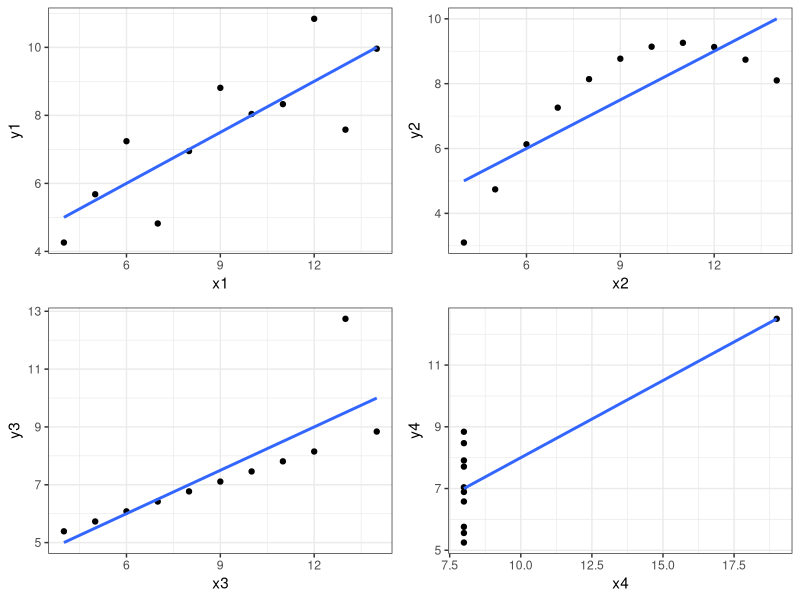
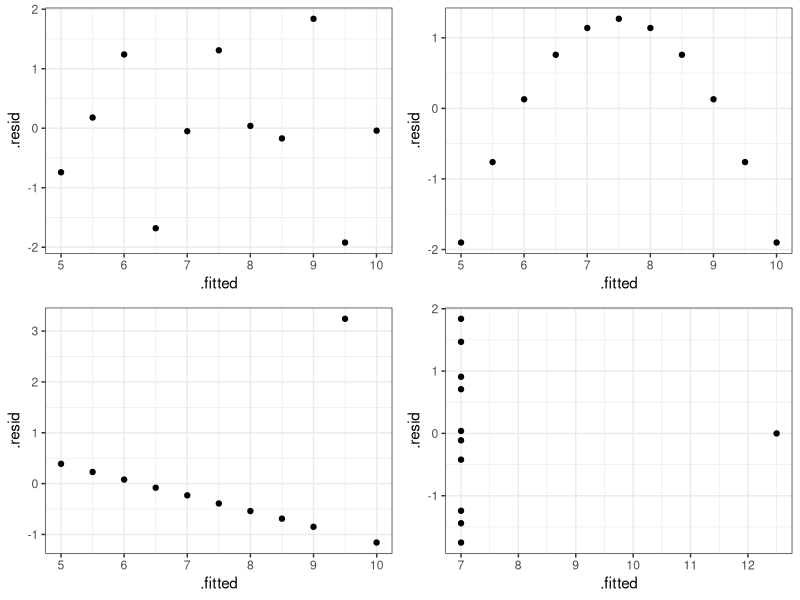
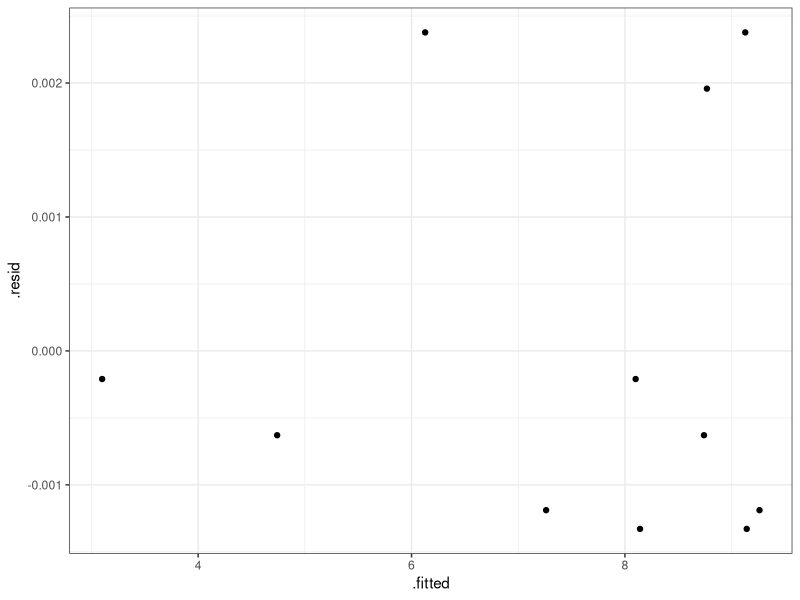
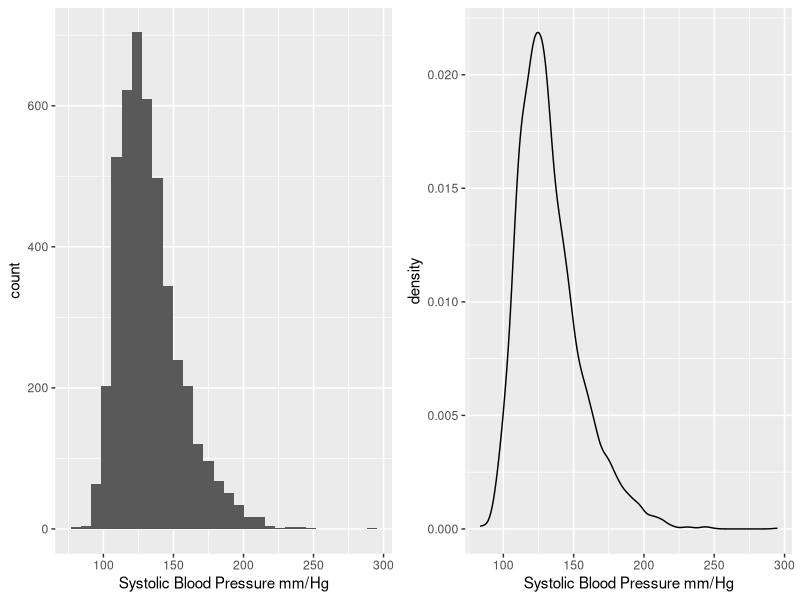
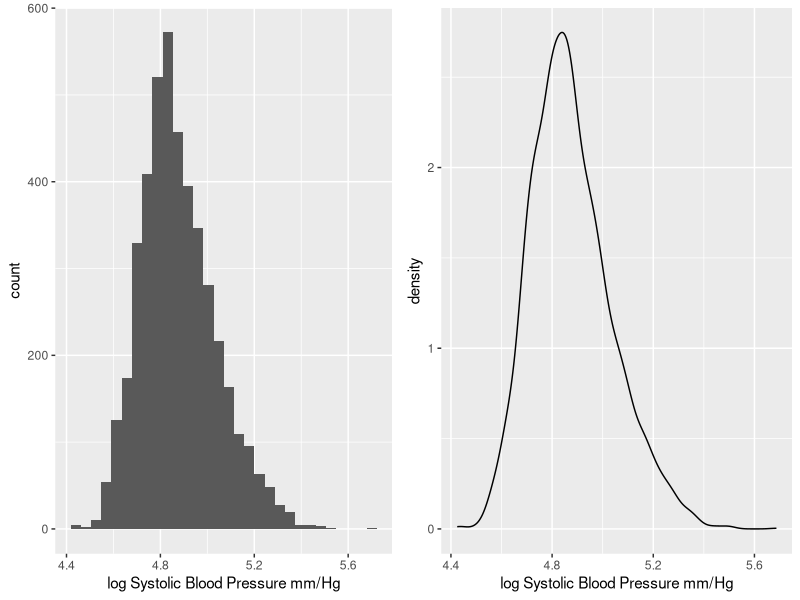
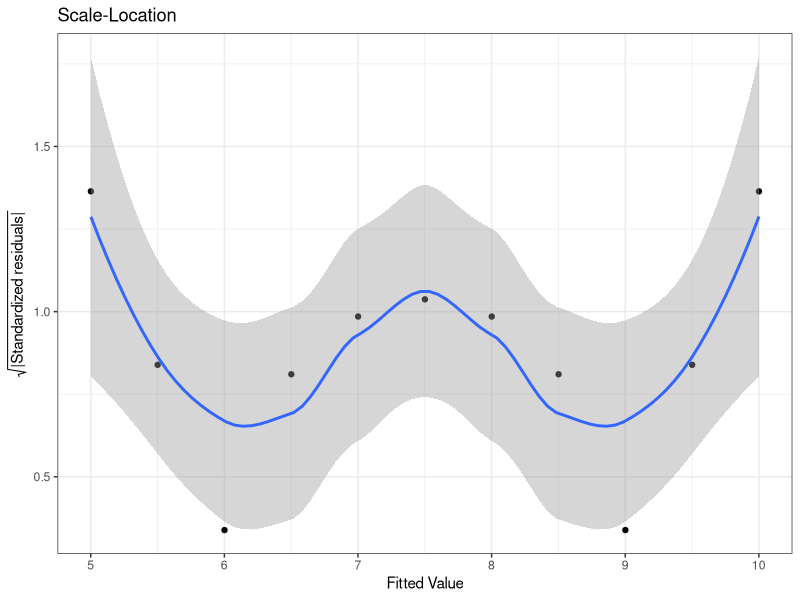
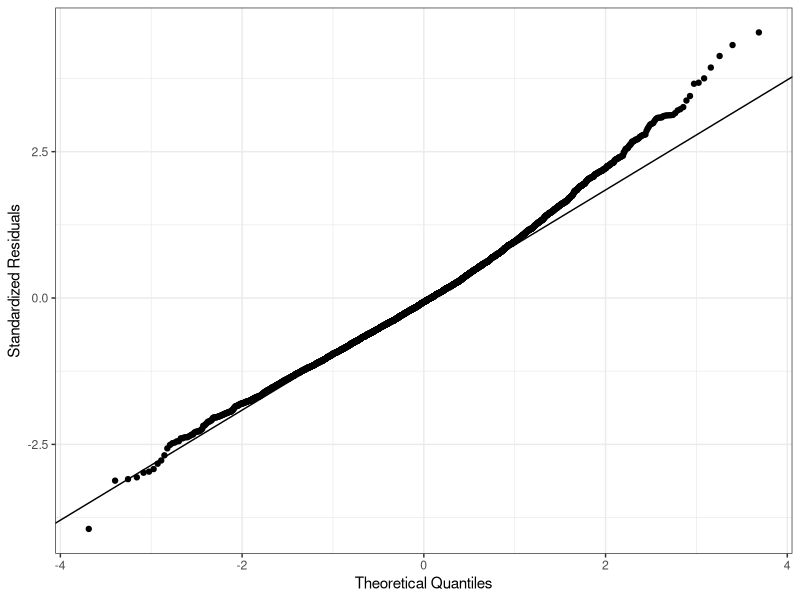
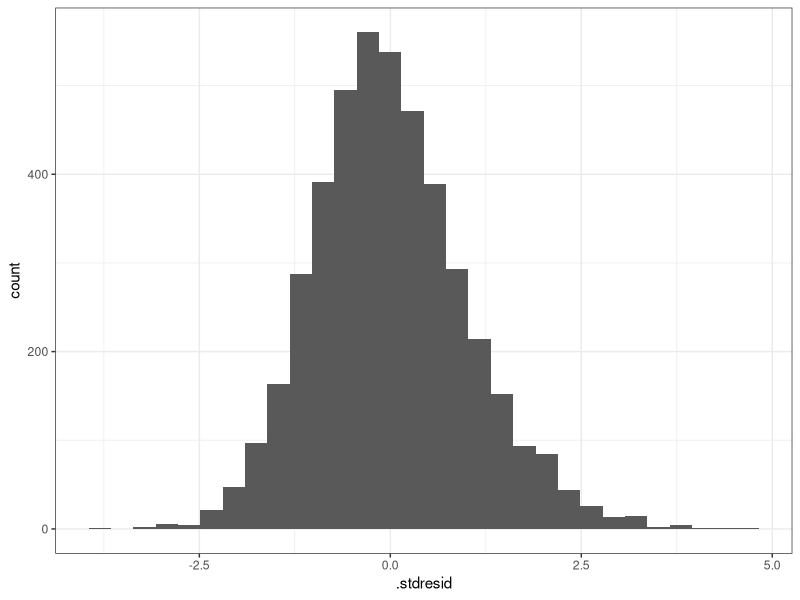

Here is the R script that generated these plots, in order:
## ---- chunk 1
knitr::opts_chunk$set(error = TRUE)
knitr::opts_chunk$set(warning=FALSE)
knitr::opts_chunk$set(message=FALSE)
knitr::opts_chunk$set(results="hold")
knitr::opts_chunk$set(cache=F)
## ---- chunk 2
anscombe
## ---- chunk 3
mod1 <- lm(y1 ~ x1, data=anscombe)
mod2 <- lm(y2 ~ x2, data=anscombe)
mod3 <- lm(y3 ~ x3, data=anscombe)
mod4 <- lm(y4 ~ x4, data=anscombe)
## ---- chunk 4
library(broom)
library(dplyr)
tidy1 <- tidy(mod1, conf.int = T)
tidy2 <- tidy(mod2, conf.int = T)
tidy3 <- tidy(mod3, conf.int = T)
tidy4 <- tidy(mod4, conf.int = T)

knitr::kable(bind_rows(tidy1,tidy2, tidy3, tidy4)[,-c(3,4)])
## ---- chunk 5
glance1 <- glance(mod1)
glance2 <- glance(mod2)
glance3 <- glance(mod3)
glance4 <- glance(mod4)

knitr::kable(bind_rows(glance1,glance2, glance3, glance4))
## ---- chunk 6
library(ggplot2)
library(gridExtra)
p1 <- ggplot(anscombe, aes(x1,y1)) + geom_point() + geom_smooth(method="lm", se=FALSE)+theme_bw()
p2 <- ggplot(anscombe, aes(x2,y2)) + geom_point() + geom_smooth(method="lm", se=FALSE)+theme_bw()
p3 <- ggplot(anscombe, aes(x3,y3)) + geom_point() + geom_smooth(method="lm", se=FALSE)+theme_bw()
p4 <- ggplot(anscombe, aes(x4,y4)) + geom_point() + geom_smooth(method="lm", se=FALSE)+theme_bw()
grid.arrange(p1,p2,p3, p4, ncol=2)
## ---- chunk 7

p1 <- ggplot(mod1, aes(.fitted, .resid)) + geom_point() +theme_bw()
p2 <- ggplot(mod2, aes(.fitted, .resid)) + geom_point()+theme_bw()
p3 <- ggplot(mod3, aes(.fitted, .resid)) + geom_point()+theme_bw()
p4 <- ggplot(mod4, aes(.fitted, .resid)) + geom_point()+theme_bw()
grid.arrange(p1,p2,p3, p4, ncol=2)

## ---- chunk 8
anscombe$x2sq <- anscombe$x2^2
mod2a <- lm(y2 ~ x2 +  x2sq, data=anscombe)
knitr::kable(tidy(mod2a, conf.int=T)[,-c(3,4)])
## ---- chunk 9
knitr::kable(glance(mod2a))
## ---- chunk 10
ggplot(mod2a, aes(.fitted, .resid)) + geom_point()+theme_bw()
## ---- chunk 11
library(haven)
fhs <- read_dta("fhs.dta")
## ---- chunk 12
p1 = ggplot(fhs, aes(sysbp1))  + geom_histogram() + xlab("Systolic Blood Pressure mm/Hg")
p2 = ggplot(fhs, aes(sysbp1))  + geom_density() + xlab("Systolic Blood Pressure mm/Hg")
grid.arrange(p1,p2, ncol=2)
## ---- chunk 13
fhs <- fhs %>% mutate(sysbp1t = log(sysbp1))
p1 = ggplot(fhs, aes(sysbp1t))  + geom_histogram() + xlab("log Systolic Blood Pressure mm/Hg")
p2 = ggplot(fhs, aes(sysbp1t))  + geom_density() + xlab("log Systolic Blood Pressure mm/Hg")
grid.arrange(p1,p2, ncol=2)
## ---- chunk 14
mod <- lm(sysbp1 ~ bmi1 + age1, data=fhs)
## ---- chunk 15
knitr::kable(tidy(mod, conf.int=T)[,-c(3,4)])
knitr::kable(glance(mod))
## ---- chunk 16
mod_syst <- lm(sysbp1t ~ bmi1 + age1, data=fhs)
knitr::kable(tidy(mod_syst, conf.int=T)[,-c(3,4)])
knitr::kable(glance(mod_syst))
## ---- chunk 17
p3<-ggplot(mod2, aes(.fitted, sqrt(abs(.stdresid))))+geom_point(na.rm=TRUE)
    p3<-p3+stat_smooth(method="loess", na.rm = TRUE)+xlab("Fitted Value")
    p3<-p3+ylab(expression(sqrt("|Standardized residuals|")))
    p3<-p3+ggtitle("Scale-Location")+theme_bw()
    p3
## ---- chunk 18
# Find the slope and intercept of the line that passes through the 1st and 3rd
# quartile of the normal q-q plot

y     <- quantile(rstandard(mod_syst), c(0.25, 0.75)) # Find the 1st and 3rd quartiles
x     <- qnorm( c(0.25, 0.75))         # Find the matching normal values on the x-axis
slope <- diff(y) / diff(x)             # Compute the line slope
int   <- y[1] - slope * x[1]           # Compute the line intercept

ggplot(mod_syst, aes(sample=.stdresid)) + stat_qq() + 
     geom_abline(intercept=int, slope=slope) + 
      xlab("Theoretical Quantiles")+ylab("Standardized Residuals") +
  theme_bw()
## ---- chunk 19
ggplot(mod_syst, aes(.stdresid)) + geom_histogram()+theme_bw()
## ---- chunk 20
mean(mod_syst$residuals)
## ---- chunk 21
p3<-ggplot(mod_syst, aes(.fitted, sqrt(abs(.stdresid))))+geom_point(na.rm=TRUE)
    p3<-p3+stat_smooth(method="loess", na.rm = TRUE)+xlab("Fitted Value")
    p3<-p3+ylab(expression(sqrt("|Standardized residuals|")))
    p3<-p3+ggtitle("Scale-Location")+theme_bw()
    p3
## ---- chunk 22
p3<-ggplot(mod, aes(.fitted, sqrt(abs(.stdresid))))+geom_point(na.rm=TRUE)
    p3<-p3+stat_smooth(method="loess", na.rm = TRUE)+xlab("Fitted Value")
    p3<-p3+ylab(expression(sqrt("|Standardized residuals|")))
    p3<-p3+ggtitle("Scale-Location")+theme_bw()
    p3
## ---- chunk 23

cor.test(anscombe$x2, mod2$residuals)

## ---- chunk 24

cor.test(anscombe$x2sq, mod2a$residuals)

